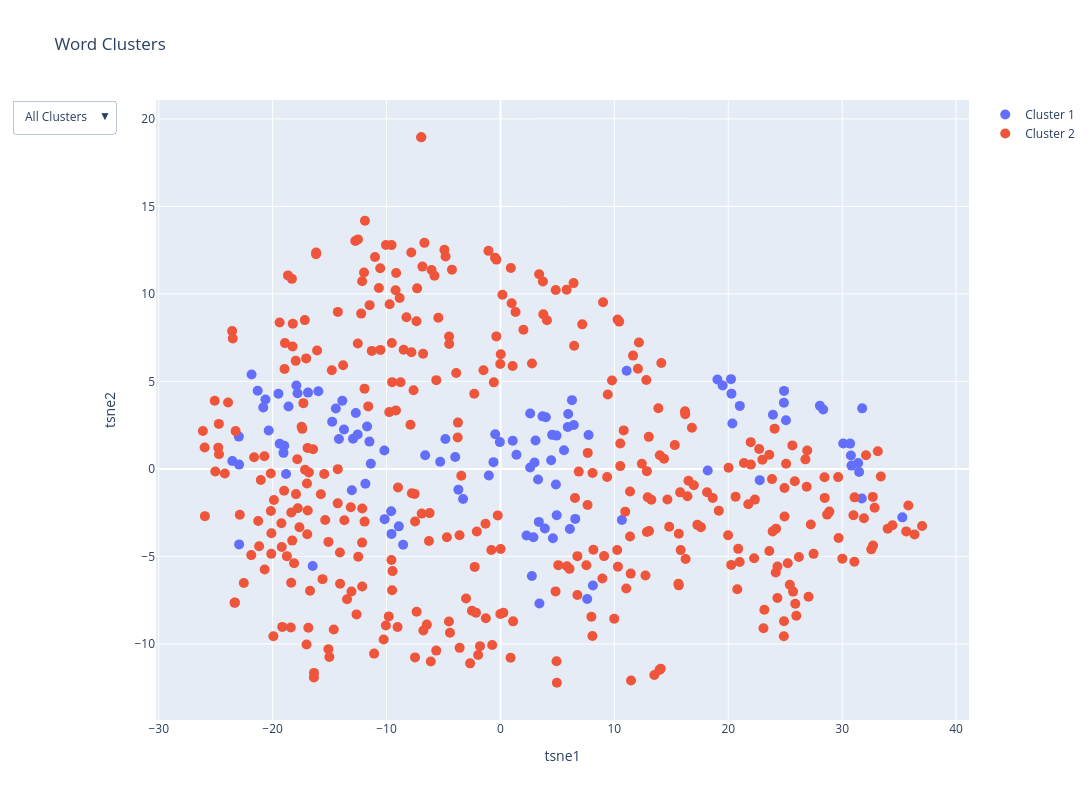

This figure's notebook cell:
### Code cell
import numpy as np
import pandas as pd
from scipy.spatial.distance import pdist
from scipy.cluster.hierarchy import linkage, fcluster
from sklearn.manifold import TSNE
import plotly.express as px
import plotly.graph_objects as go

tsne = TSNE(n_components=2, random_state=42)
X_tsne = tsne.fit_transform(X)

# Create a DataFrame for Plotly
df = pd.DataFrame({
    'PCA1': X_tsne[:, 0],
    'PCA2': X_tsne[:, 1],
    'Cluster': labels,
    'Word': unique_verb
})
# pca1_min, pca1_max = df['PCA1'].min(), df['PCA1'].max()
# pca2_min, pca2_max = df['PCA2'].min(), df['PCA2'].max()
# Create a scatter plot with Plotly
fig = go.Figure()

# Add traces for each cluster
for cluster in range(1, optimal_clusters + 1):
    cluster_data = df[df['Cluster'] == cluster]
    fig.add_trace(go.Scatter(
        x=cluster_data['PCA1'],
        y=cluster_data['PCA2'],
        mode='markers',
        marker=dict(size=10),
        name=f'Cluster {cluster}',
        text=cluster_data['Word'],
        hoverinfo='text'
    ))

# Update layout with dropdown menu
fig.update_layout(
    title='Word Clusters',
    xaxis_title='tsne1',
    yaxis_title='tsne2',
    width=1600,  # Set the width of the figure
    height=800,
    # xaxis=dict(range=[pca1_min, pca1_max]),
    # yaxis=dict(range=[pca2_min, pca2_max]),
    updatemenus=[
        {
            'buttons': [
                {
                    'label': 'All Clusters',
                    'method': 'update',
                    'args': [{'visible': [True] * optimal_clusters},
                             {'title': 'All Clusters'}]
                }
            ] + [
                {
                    'label': f'Cluster {i}',
                    'method': 'update',
                    'args': [{'visible': [j == i - 1 for j in range(optimal_clusters)]},
                             {'title': f'Cluster {i}'}]
                } for i in range(1, optimal_clusters + 1)
            ],
            'direction': 'down',
            'showactive': True
        }
    ]
)

fig.show()

### Figure 1 — Plotly figure (JSON) as saved in the notebook; plotly's stock layout.template omitted (floating-point values rounded to 4 significant figures; data arrays with more than 128 entries replaced by an {"elided": "..."} marker saying what was removed)
{"data": [{"hoverinfo": "text", "marker": {"size": 10}, "mode": "markers", "name": "Cluster 1", "text": ["acoperi", "activa", "acționa", "ajunge", "aloca", "aluneca", "apărea", "apăsa", "asista", "asocia", "baza", "beneficia", "calcula", "circula", "coborî", "colabora", "concentra", "consta", "construi", "contribui", "crește", "culege", "cădea", "călători", "debuta", "defini", "depinde", "descrie", "desfășura", "detașa", "discuta", "dispune", "dispărea", "dobândi", "dura", "elabora", "elibera", "emite", "enumera", "evolua", "fabrica", "fi", "figura", "finanța", "fugi", "funcționa", "genera", "identifica", "ieși", "infecta", "interveni", "intra", "izbucni", "lega", "lipsi", "locui", "lucra", "manifesta", "menționa", "merge", "munci", "muri", "naște", "opera", "participa", "pieri", "pleca", "porni", "preocupa", "prevedea", "proceda", "proteja", "proveni", "publica", "putrezi", "pătrunde", "realiza", "recurge", "redacta", "reglementa", "renunța", "rezulta", "răspunde", "scrie", "scădea", "scăpa", "servi", "situa", "sosi", "specifica", "sta", "stabili", "săvârși", "traduce", "trece", "trăi", "uni", "varia", "veni", "vorbi", "împinge", "încheia", "înscrie", "întemeia", "întreprinde"], "type": "scatter", "x": [10.66, -14.45, 3.985, 30.09, -9.594, -11.38, 31.4, -22.97, -1.017, 2.76, 3.369, 6.278, -5.291, -13.74, -12.7, -19.38, -15.99, 2.608, 6.096, 5.946, 20.36, -9.564, 28.04, -22.95, -18.98, 23.92, -10.19, 7.615, 11.08, -17.92, -0.6123, 6.438, 3.08, -8.543, -18.82, -3.694, 6.567, 8.115, -21.85, -20.35, -20.63, 35.28, -14.77, -20.82, -0.4575, 3.696, 3.421, -3.97, 20.28, -19.49, -14.18, 30.69, -19.05, 24.88, 2.608, -13.88, 4.537, -16.89, 24.9, 20.24, -23.54, 28.33, 4.605, -12.94, 5.909, 4.449, 19.51, 7.737, -18.61, 31.76, -11.5, -4.835, 2.288, 18.2, 1.405, 2.991, 22.76, -11.71, -10.17, -21.31, 1.078, 3.301, 5.58, 21.01, 4.869, -0.05261, -12.53, 2.893, -13.05, 4.94, 30.77, 31.72, -3.282, -22.94, 31.49, 4.921, -17.81, -11.86, 30.82, 19.05, -16.49, 25.06, 3.899, -6.607, -8.922], "y": [-2.914, 3.454, 2.954, 1.449, -2.423, 0.2956, 0.3363, 1.847, -0.3776, -6.114, -3.027, 3.929, 0.4086, 2.255, 3.198, 1.443, 4.434, 3.167, -3.437, 3.135, 2.597, -3.713, 3.614, 0.2454, 1.322, 3.095, 1.047, -7.431, 5.61, 4.769, 0.3864, 2.511, 1.625, -4.332, -0.2923, -1.183, -2.855, -6.666, 5.395, 2.197, 3.962, -2.767, 2.695, 3.513, 1.981, 3.004, -7.693, 0.6839, 4.3, 4.297, 1.708, 1.445, 0.9166, 3.781, 0.0783, 3.892, 1.945, 4.36, 4.457, 5.128, 0.4482, 3.398, -3.964, 1.719, 2.393, 0.495, 4.77, 1.933, 3.568, 3.461, 1.561, 1.705, -3.803, -0.09336, 0.808, 0.3699, -0.6422, 2.424, -2.871, 4.469, 1.607, -0.6076, 1.062, 3.6, -0.8953, 1.531, 1.964, -3.905, -1.222, -2.644, 0.7679, -1.691, -1.714, -4.313, -0.1804, 1.904, 4.318, -0.8474, 0.189, 5.11, -5.543, 2.776, -3.407, 0.7818, -3.282]}, {"hoverinfo": "text", "marker": {"size": 10}, "mode": "markers", "name": "Cluster 2", "text": {"elided": "363 str values"}, "type": "scatter", "x": {"elided": "363 float values"}, "y": {"elided": "363 float values"}}, {"hoverinfo": "text", "marker": {"size": 10}, "mode": "markers", "name": "Cluster 3", "text": [], "type": "scatter", "x": [], "y": []}, {"hoverinfo": "text", "marker": {"size": 10}, "mode": "markers", "name": "Cluster 4", "text": [], "type": "scatter", "x": [], "y": []}, {"hoverinfo": "text", "marker": {"size": 10}, "mode": "markers", "name": "Cluster 5", "text": [], "type": "scatter", "x": [], "y": []}, {"hoverinfo": "text", "marker": {"size": 10}, "mode": "markers", "name": "Cluster 6", "text": [], "type": "scatter", "x": [], "y": []}, {"hoverinfo": "text", "marker": {"size": 10}, "mode": "markers", "name": "Cluster 7", "text": [], "type": "scatter", "x": [], "y": []}, {"hoverinfo": "text", "marker": {"size": 10}, "mode": "markers", "name": "Cluster 8", "text": [], "type": "scatter", "x": [], "y": []}, {"hoverinfo": "text", "marker": {"size": 10}, "mode": "markers", "name": "Cluster 9", "text": [], "type": "scatter", "x": [], "y": []}, {"hoverinfo": "text", "marker": {"size": 10}, "mode": "markers", "name": "Cluster 10", "text": [], "type": "scatter", "x": [], "y": []}, {"hoverinfo": "text", "marker": {"size": 10}, "mode": "markers", "name": "Cluster 11", "text": [], "type": "scatter", "x": [], "y": []}, {"hoverinfo": "text", "marker": {"size": 10}, "mode": "markers", "name": "Cluster 12", "text": [], "type": "scatter", "x": [], "y": []}, {"hoverinfo": "text", "marker": {"size": 10}, "mode": "markers", "name": "Cluster 13", "text": [], "type": "scatter", "x": [], "y": []}, {"hoverinfo": "text", "marker": {"size": 10}, "mode": "markers", "name": "Cluster 14", "text": [], "type": "scatter", "x": [], "y": []}, {"hoverinfo": "text", "marker": {"size": 10}, "mode": "markers", "name": "Cluster 15", "text": [], "type": "scatter", "x": [], "y": []}, {"hoverinfo": "text", "marker": {"size": 10}, "mode": "markers", "name": "Cluster 16", "text": [], "type": "scatter", "x": [], "y": []}, {"hoverinfo": "text", "marker": {"size": 10}, "mode": "markers", "name": "Cluster 17", "text": [], "type": "scatter", "x": [], "y": []}, {"hoverinfo": "text", "marker": {"size": 10}, "mode": "markers", "name": "Cluster 18", "text": [], "type": "scatter", "x": [], "y": []}, {"hoverinfo": "text", "marker": {"size": 10}, "mode": "markers", "name": "Cluster 19", "text": [], "type": "scatter", "x": [], "y": []}, {"hoverinfo": "text", "marker": {"size": 10}, "mode": "markers", "name": "Cluster 20", "text": [], "type": "scatter", "x": [], "y": []}, {"hoverinfo": "text", "marker": {"size": 10}, "mode": "markers", "name": "Cluster 21", "text": [], "type": "scatter", "x": [], "y": []}, {"hoverinfo": "text", "marker": {"size": 10}, "mode": "markers", "name": "Cluster 22", "text": [], "type": "scatter", "x": [], "y": []}, {"hoverinfo": "text", "marker": {"size": 10}, "mode": "markers", "name": "Cluster 23", "text": [], "type": "scatter", "x": [], "y": []}, {"hoverinfo": "text", "marker": {"size": 10}, "mode": "markers", "name": "Cluster 24", "text": [], "type": "scatter", "x": [], "y": []}], "layout": {"height": 800, "title": {"text": "Word Clusters"}, "updatemenus": [{"buttons": [{"args": [{"visible": [true, true, true, true, true, true, true, true, true, true, true, true, true, true, true, true, true, true, true, true, true, true, true, true]}, {"title": "All Clusters"}], "label": "All Clusters", "method": "update"}, {"args": [{"visible": [true, false, false, false, false, false, false, false, false, false, false, false, false, false, false, false, false, false, false, false, false, false, false, false]}, {"title": "Cluster 1"}], "label": "Cluster 1", "method": "update"}, {"args": [{"visible": [false, true, false, false, false, false, false, false, false, false, false, false, false, false, false, false, false, false, false, false, false, false, false, false]}, {"title": "Cluster 2"}], "label": "Cluster 2", "method": "update"}, {"args": [{"visible": [false, false, true, false, false, false, false, false, false, false, false, false, false, false, false, false, false, false, false, false, false, false, false, false]}, {"title": "Cluster 3"}], "label": "Cluster 3", "method": "update"}, {"args": [{"visible": [false, false, false, true, false, false, false, false, false, false, false, false, false, false, false, false, false, false, false, false, false, false, false, false]}, {"title": "Cluster 4"}], "label": "Cluster 4", "method": "update"}, {"args": [{"visible": [false, false, false, false, true, false, false, false, false, false, false, false, false, false, false, false, false, false, false, false, false, false, false, false]}, {"title": "Cluster 5"}], "label": "Cluster 5", "method": "update"}, {"args": [{"visible": [false, false, false, false, false, true, false, false, false, false, false, false, false, false, false, false, false, false, false, false, false, false, false, false]}, {"title": "Cluster 6"}], "label": "Cluster 6", "method": "update"}, {"args": [{"visible": [false, false, false, false, false, false, true, false, false, false, false, false, false, false, false, false, false, false, false, false, false, false, false, false]}, {"title": "Cluster 7"}], "label": "Cluster 7", "method": "update"}, {"args": [{"visible": [false, false, false, false, false, false, false, true, false, false, false, false, false, false, false, false, false, false, false, false, false, false, false, false]}, {"title": "Cluster 8"}], "label": "Cluster 8", "method": "update"}, {"args": [{"visible": [false, false, false, false, false, false, false, false, true, false, false, false, false, false, false, false, false, false, false, false, false, false, false, false]}, {"title": "Cluster 9"}], "label": "Cluster 9", "method": "update"}, {"args": [{"visible": [false, false, false, false, false, false, false, false, false, true, false, false, false, false, false, false, false, false, false, false, false, false, false, false]}, {"title": "Cluster 10"}], "label": "Cluster 10", "method": "update"}, {"args": [{"visible": [false, false, false, false, false, false, false, false, false, false, true, false, false, false, false, false, false, false, false, false, false, false, false, false]}, {"title": "Cluster 11"}], "label": "Cluster 11", "method": "update"}, {"args": [{"visible": [false, false, false, false, false, false, false, false, false, false, false, true, false, false, false, false, false, false, false, false, false, false, false, false]}, {"title": "Cluster 12"}], "label": "Cluster 12", "method": "update"}, {"args": [{"visible": [false, false, false, false, false, false, false, false, false, false, false, false, true, false, false, false, false, false, false, false, false, false, false, false]}, {"title": "Cluster 13"}], "label": "Cluster 13", "method": "update"}, {"args": [{"visible": [false, false, false, false, false, false, false, false, false, false, false, false, false, true, false, false, false, false, false, false, false, false, false, false]}, {"title": "Cluster 14"}], "label": "Cluster 14", "method": "update"}, {"args": [{"visible": [false, false, false, false, false, false, false, false, false, false, false, false, false, false, true, false, false, false, false, false, false, false, false, false]}, {"title": "Cluster 15"}], "label": "Cluster 15", "method": "update"}, {"args": [{"visible": [false, false, false, false, false, false, false, false, false, false, false, false, false, false, false, true, false, false, false, false, false, false, false, false]}, {"title": "Cluster 16"}], "label": "Cluster 16", "method": "update"}, {"args": [{"visible": [false, false, false, false, false, false, false, false, false, false, false, false, false, false, false, false, true, false, false, false, false, false, false, false]}, {"title": "Cluster 17"}], "label": "Cluster 17", "method": "update"}, {"args": [{"visible": [false, false, false, false, false, false, false, false, false, false, false, false, false, false, false, false, false, true, false, false, false, false, false, false]}, {"title": "Cluster 18"}], "label": "Cluster 18", "method": "update"}, {"args": [{"visible": [false, false, false, false, false, false, false, false, false, false, false, false, false, false, false, false, false, false, true, false, false, false, false, false]}, {"title": "Cluster 19"}], "label": "Cluster 19", "method": "update"}, {"args": [{"visible": [false, false, false, false, false, false, false, false, false, false, false, false, false, false, false, false, false, false, false, true, false, false, false, false]}, {"title": "Cluster 20"}], "label": "Cluster 20", "method": "update"}, {"args": [{"visible": [false, false, false, false, false, false, false, false, false, false, false, false, false, false, false, false, false, false, false, false, true, false, false, false]}, {"title": "Cluster 21"}], "label": "Cluster 21", "method": "update"}, {"args": [{"visible": [false, false, false, false, false, false, false, false, false, false, false, false, false, false, false, false, false, false, false, false, false, true, false, false]}, {"title": "Cluster 22"}], "label": "Cluster 22", "method": "update"}, {"args": [{"visible": [false, false, false, false, false, false, false, false, false, false, false, false, false, false, false, false, false, false, false, false, false, false, true, false]}, {"title": "Cluster 23"}], "label": "Cluster 23", "method": "update"}, {"args": [{"visible": [false, false, false, false, false, false, false, false, false, false, false, false, false, false, false, false, false, false, false, false, false, false, false, true]}, {"title": "Cluster 24"}], "label": "Cluster 24", "method": "update"}], "direction": "down", "showactive": true}], "width": 1600, "xaxis": {"title": {"text": "tsne1"}}, "yaxis": {"title": {"text": "tsne2"}}}}
